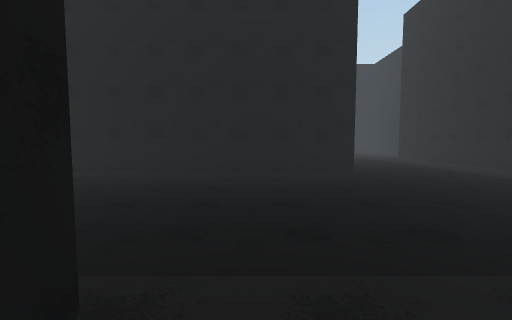
View 1 (above)

19 first-person views from a walk through a scene from a Unity 3-D project. The camera is 1.5 m above the floor, tilts 4° down and sees 90° across. The floor is counted in squares, 2 m on a side. Each view is taken from the middle of a square. On the plan, view 1 faces up. The plan holds only what a view shows up to about 9 squares ahead; the rest is blank. The place goes on beyond the plan. The player is left out.

View 2
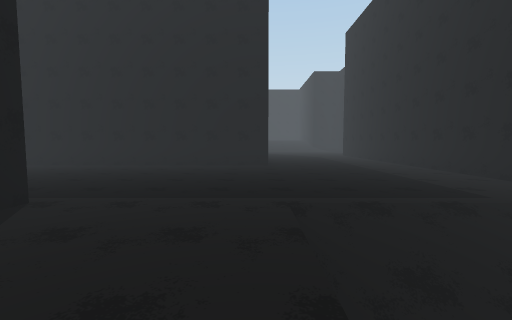

View 3
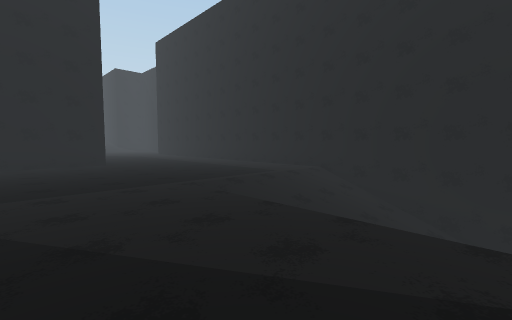

View 4
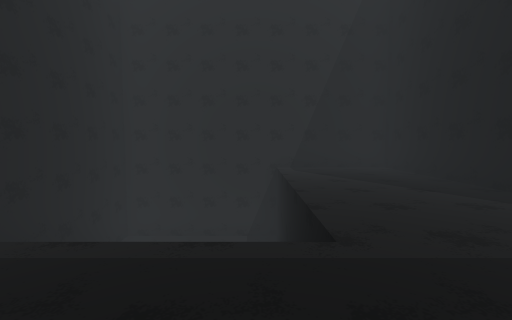

View 5
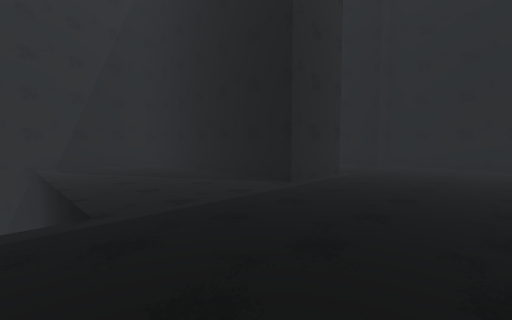

View 6
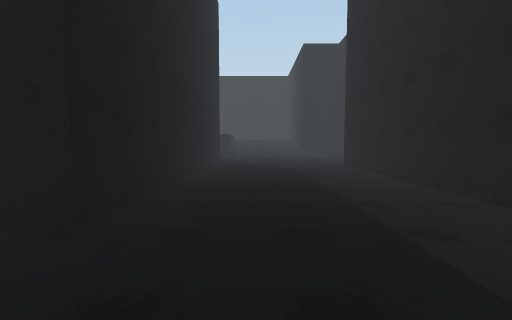

View 7
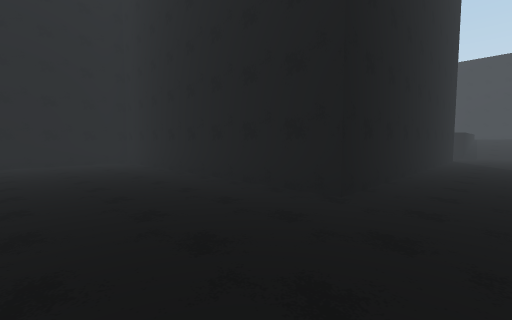

View 8
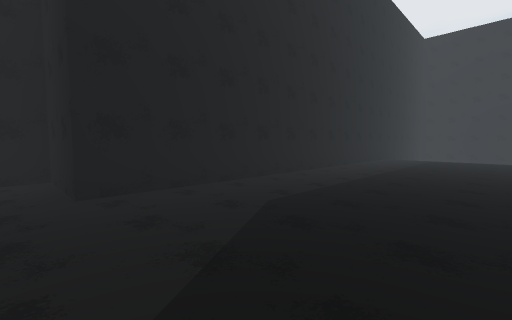

View 9
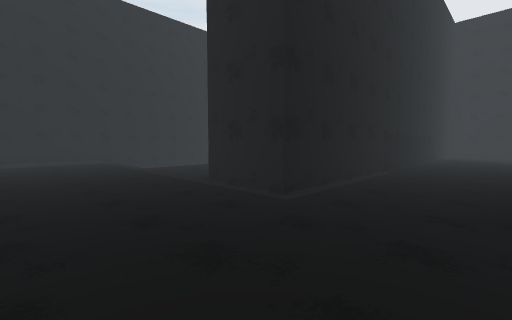

View 10
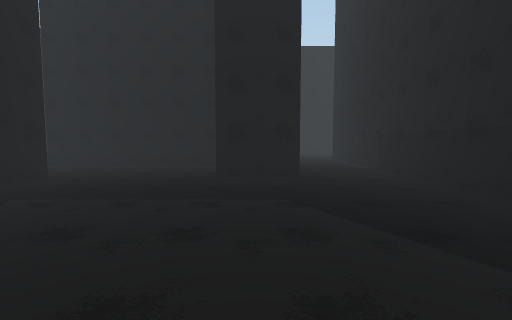

View 11
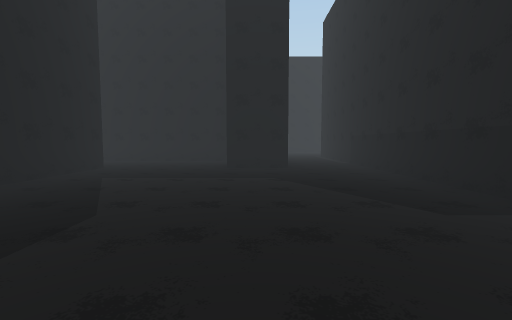

View 12
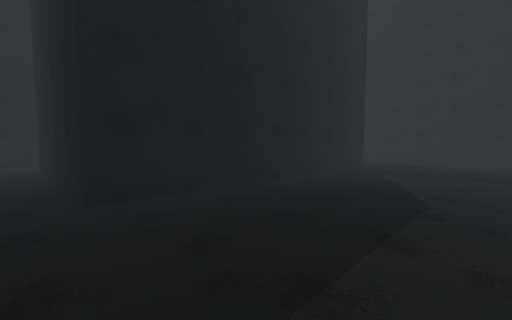

View 13
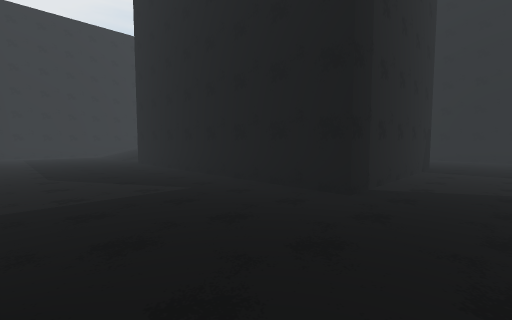

View 14
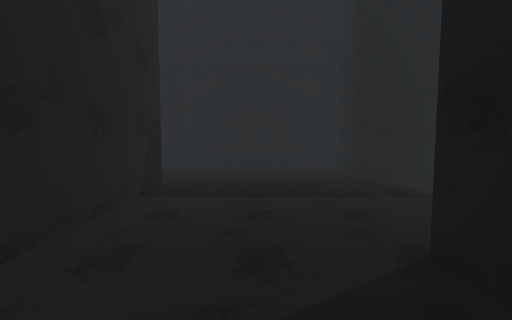

View 15
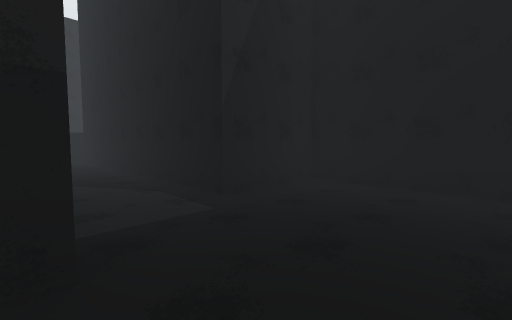

View 16
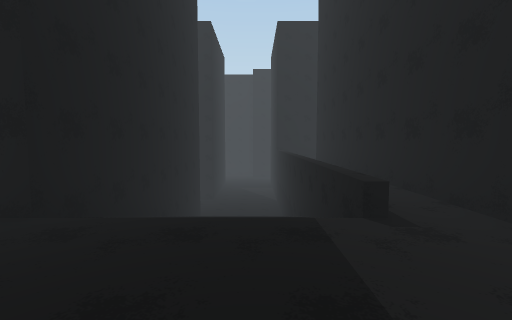

View 17
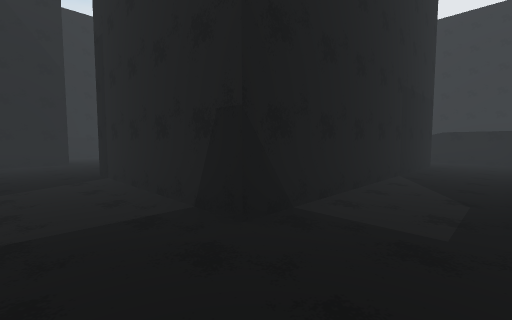

View 18
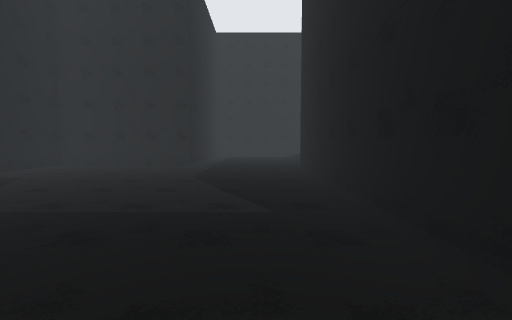

View 19
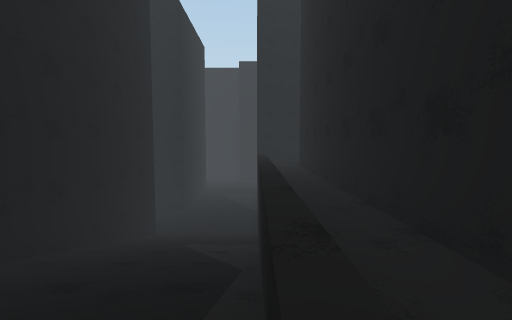

### Floor plan
Key: @ floor where view 1 was taken; # wall or solid block; . main floor; - floor 4.5 m lower than the main floor; / step, stairs or slope; = window, fence, low wall or low ledge; ^ raised ledge.
Columns run from 20 left of view 1 to 9 right of it. Each row starts with its distance up from view 1.
 13                       #......#
 12                       #....###
 11                       #....#
 10                       #....#
  9                       #....#
  8    ---                #....#
  7   #///=.#     #########....#
  6   #///=.#     #............#
  5   #///=.#     #............#
  4   #///=.#     #............#
  3   #///=.#     #............#
  2   #///=.#     #............#
  1   #///^.#     ##..##...////#
  0 ###///^.#      #..##@..////#
 -1 #.......#       ..##...  //#
 -2 #.............  ..##...   /#
 -3 #.............  ..##...    #
 -4 #.............##..##...////#
 -5 #....#####........##########
 -6 ###..#   #........#
 -7   #..#   #........#
 -8   #..#   #........#
 -9   #..#   #........#
-10   #..#   #........#
-11   #..#   #........#
-12   #..#####........#
-13   #...........#####

Positions as (right, up) in squares from view 1, and headings:
1: (0, 0), facing up
2: (2, -2), facing up
3: (0, -3), facing up-right
4: (3, 3), facing down
5: (3, 4), facing down-left
6: (4, 4), facing up
7: (4, 3), facing up-left
8: (3, 13), facing down-right
9: (-5, 4), facing down-right
10: (-6, -10), facing up
11: (-6, -12), facing up
12: (-7, -13), facing up-left
13: (-7, -3), facing down-left
14: (-11, -3), facing left
15: (-15, -3), facing down-left
16: (-15, -3), facing up
17: (-17, -3), facing down-right
18: (-9, -4), facing down
19: (-14, -1), facing up
